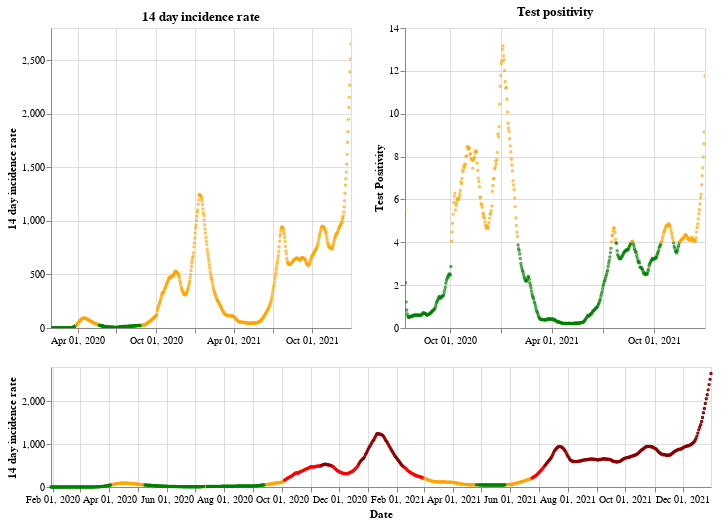

Source (notebook cell):
### Markdown cell above
## England

### Code cell
plot_traffic_light('England')

### Figure 1 — Vega-Lite specification as saved in the notebook (floating-point values rounded to 4 significant figures; data arrays with more than 128 entries replaced by an {"elided": "..."} marker saying what was removed)
{"config": {"view": {"continuousWidth": 400, "continuousHeight": 300}}, "vconcat": [{"hconcat": [{"mark": {"type": "point", "size": 2}, "encoding": {"color": {"condition": {"value": "green", "test": "(datum.twoWeeklyCasesRate <= 25)"}, "value": "orange"}, "tooltip": [{"type": "nominal", "field": "areaName"}, {"type": "temporal", "field": "date"}, {"type": "quantitative", "field": "twoWeeklyCasesRate"}, {"type": "quantitative", "field": "testPositivity"}], "x": {"type": "temporal", "axis": {"title": ""}, "field": "date", "scale": {"domain": {"selection": "DateBrush"}}, "timeUnit": "yearmonthdate"}, "y": {"type": "quantitative", "axis": {"title": "14 day incidence rate"}, "field": "twoWeeklyCasesRate"}}, "title": "14 day incidence rate", "width": 300}, {"mark": {"type": "point", "size": 2}, "encoding": {"color": {"condition": {"value": "green", "test": "(datum.testPositivity <= 4)"}, "value": "orange"}, "tooltip": [{"type": "nominal", "field": "areaName"}, {"type": "temporal", "field": "date"}, {"type": "quantitative", "field": "twoWeeklyCasesRate"}, {"type": "quantitative", "field": "testPositivity"}], "x": {"type": "temporal", "axis": {"title": ""}, "field": "date", "scale": {"domain": {"selection": "DateBrush"}}, "timeUnit": "yearmonthdate"}, "y": {"type": "quantitative", "axis": {"title": "Test Positivity"}, "field": "testPositivity"}}, "title": "Test positivity", "width": 300}]}, {"layer": [{"mark": {"type": "point", "size": 2}, "encoding": {"color": {"condition": {"value": "orange", "test": "(((datum.testPositivity < 4) && (datum.twoWeeklyCasesRate >= 50)) && (datum.twoWeeklyCasesRate < 200))"}, "value": "red"}, "opacity": {"condition": {"value": 1, "test": "((datum.twoWeeklyCasesRate >= 50) && (datum.twoWeeklyCasesRate < 500))"}, "value": 0}, "tooltip": [{"type": "nominal", "field": "areaName"}, {"type": "temporal", "field": "date"}, {"type": "quantitative", "field": "twoWeeklyCasesRate"}, {"type": "quantitative", "field": "testPositivity"}], "x": {"type": "temporal", "axis": {"title": "Date"}, "field": "date", "timeUnit": "yearmonthdate"}, "y": {"type": "quantitative", "axis": {"title": "14 day incidence rate"}, "field": "twoWeeklyCasesRate"}}, "selection": {"DateBrush": {"type": "interval", "encodings": ["x"], "fields": ["Time"]}}}, {"mark": {"type": "point", "size": 2}, "encoding": {"color": {"value": "darkred"}, "opacity": {"condition": {"value": 1, "test": "(datum.twoWeeklyCasesRate >= 500)"}, "value": 0}, "tooltip": [{"type": "nominal", "field": "areaName"}, {"type": "temporal", "field": "date"}, {"type": "quantitative", "field": "twoWeeklyCasesRate"}, {"type": "quantitative", "field": "testPositivity"}], "x": {"type": "temporal", "axis": {"title": "Date"}, "field": "date", "timeUnit": "yearmonthdate"}, "y": {"type": "quantitative", "axis": {"title": "14 day incidence rate"}, "field": "twoWeeklyCasesRate"}}}, {"mark": {"type": "point", "size": 2}, "encoding": {"color": {"condition": {"value": "green", "test": "((datum.testPositivity < 4) && (datum.twoWeeklyCasesRate < 50))"}, "value": "orange"}, "opacity": {"condition": {"value": 1, "test": "(datum.twoWeeklyCasesRate < 50)"}, "value": 0}, "tooltip": [{"type": "nominal", "field": "areaName"}, {"type": "temporal", "field": "date"}, {"type": "quantitative", "field": "twoWeeklyCasesRate"}, {"type": "quantitative", "field": "testPositivity"}], "x": {"type": "temporal", "axis": {"title": "Date"}, "field": "date", "timeUnit": "yearmonthdate"}, "y": {"type": "quantitative", "axis": {"title": "14 day incidence rate"}, "field": "twoWeeklyCasesRate"}}}], "height": 120, "width": 660}], "data": {"name": "data-35166de53c8b41cf823719d3a5d51b9e"}, "$schema": "https://vega.github.io/schema/vega-lite/v4.8.1.json", "datasets": {"data-35166de53c8b41cf823719d3a5d51b9e": {"elided": "702 records"}}}
